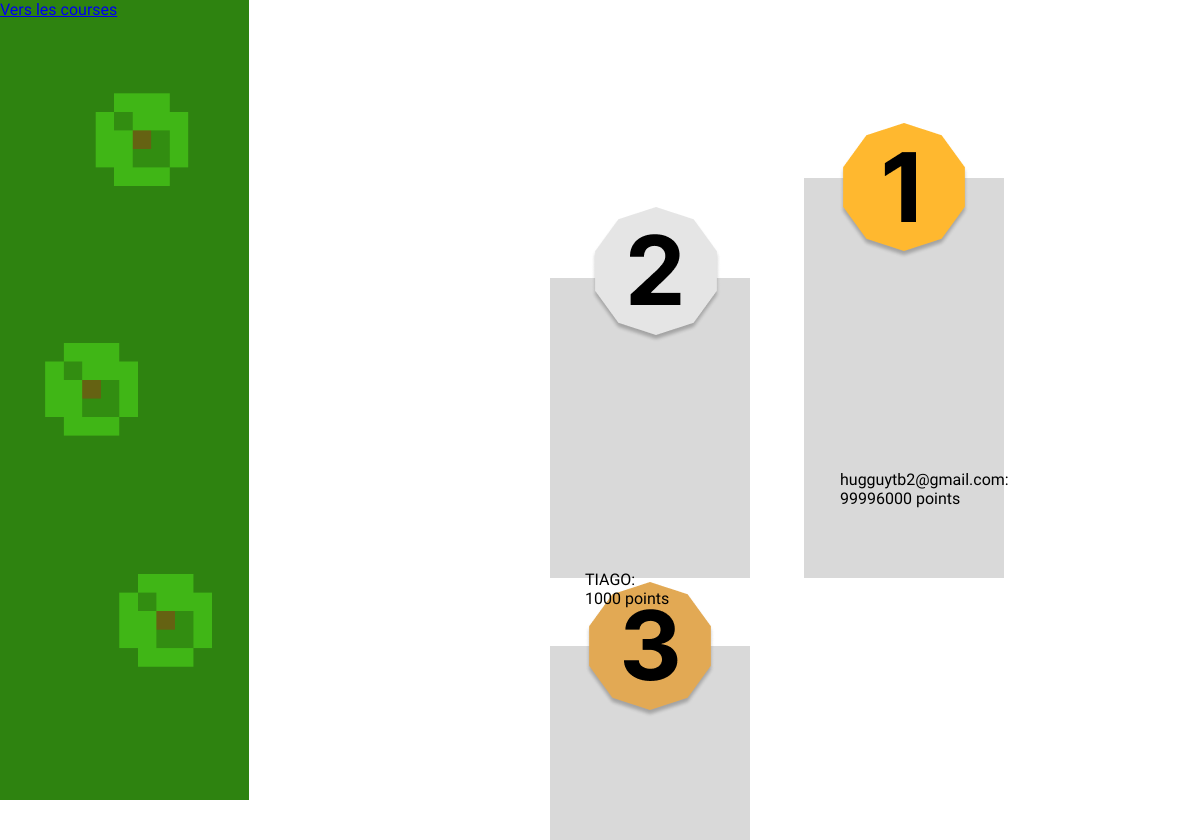
The app's page /classement/, older data.
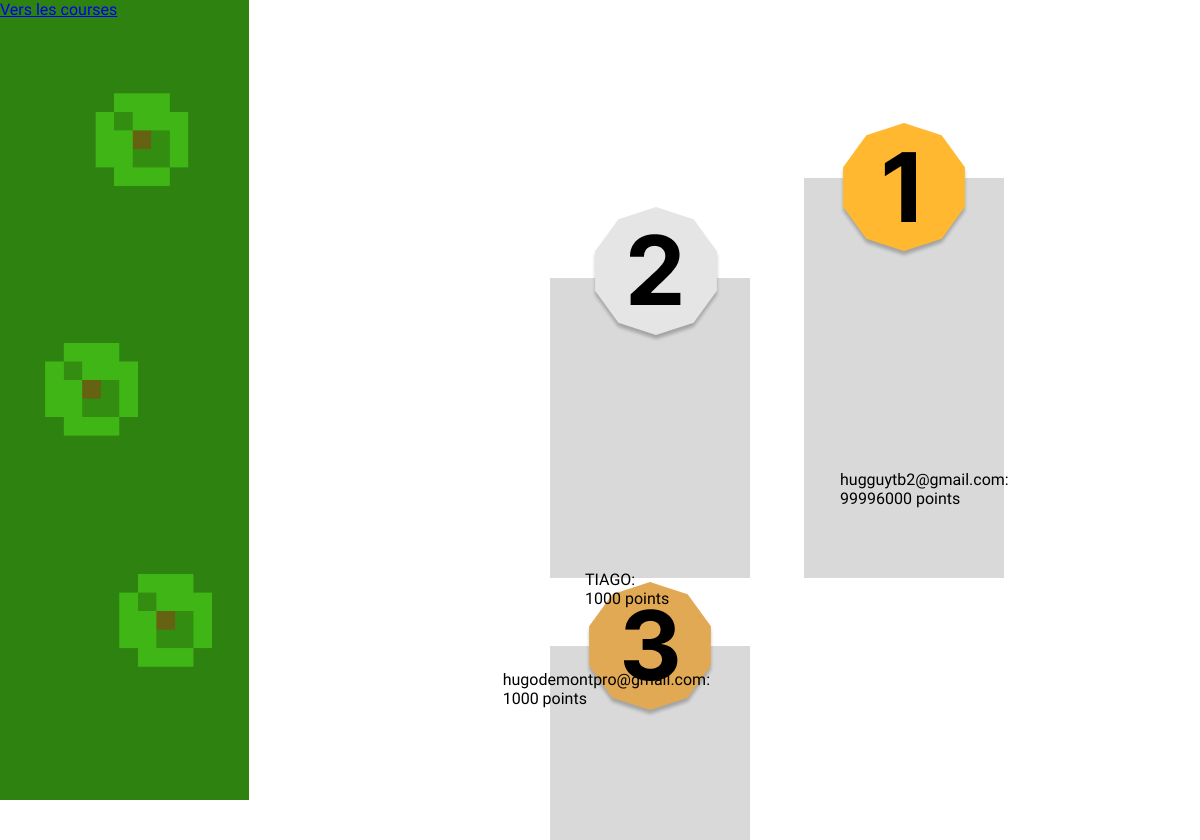
The same page, newer data.
### base/models.py (models this page shows)
class UserProfile(models.Model):
    user = models.OneToOneField(User, on_delete=models.CASCADE, related_name='userprofile')
    points = models.IntegerField(default=1000)

### base/views.py (the view)
# urls.py: path("classement/", classementView, name="classement"),
def classementView(request):
    top_users = UserProfile.objects.order_by('-points')[:3]  # Get the top 3 users
    return render(request, 'classement.html', {'top_users': top_users})

### base/templates/classement.html (shortened to what this page needs)
{% extends "base.html" %}
{% block content %}
    <div class="background-court">
        <a href="/">Vers les courses</a>
        <div class="podium">
            <img src="../static/assets/podium-2.png">
            <img src="../static/assets/podium-1.png">
            <img src="../static/assets/podium-3.png">
        </div>
        <div class="nom-gagnant">
            {% for user in top_users %}
                <span id="joueur{{ forloop.counter }}">{{ user.user.username }}:<br> {{ user.points }} points</span>
            {% endfor %}
        </div>
    </div>
{% endblock content %}

Row changes from the older to the newer data that the page shows:
added UserProfile: user.username "hugodemontpro@gmail.com", points "1000"
